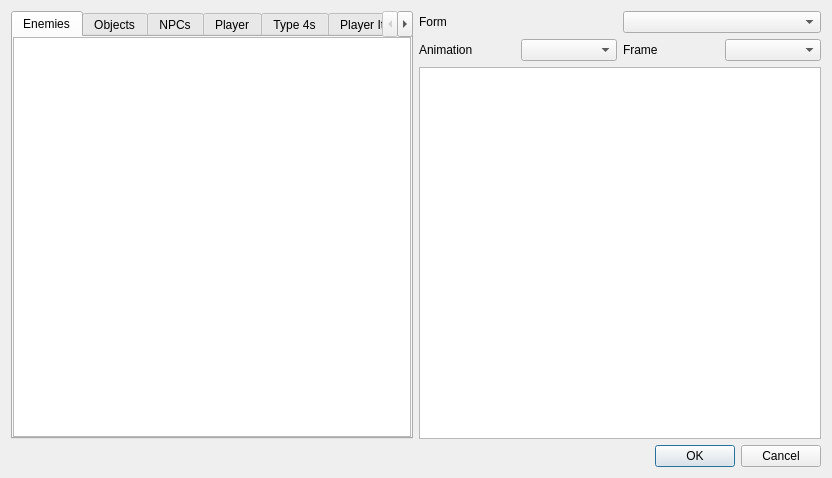
<?xml version="1.0" encoding="UTF-8"?>
<ui version="4.0">
 <class>SpriteEditor</class>
 <widget class="QDialog" name="SpriteEditor">
  <property name="geometry">
   <rect>
    <x>0</x>
    <y>0</y>
    <width>832</width>
    <height>478</height>
   </rect>
  </property>
  <property name="windowTitle">
   <string>Text Editor</string>
  </property>
  <layout class="QVBoxLayout" name="verticalLayout">
   <item>
    <layout class="QHBoxLayout" name="horizontalLayout">
     <item>
      <widget class="QTabWidget" name="tabWidget">
       <property name="currentIndex">
        <number>0</number>
       </property>
       <widget class="QWidget" name="tab">
        <attribute name="title">
         <string>Enemies</string>
        </attribute>
        <layout class="QVBoxLayout" name="verticalLayout_3">
         <property name="margin">
          <number>0</number>
         </property>
         <item>
          <widget class="QListWidget" name="enemy_list"/>
         </item>
        </layout>
       </widget>
       <widget class="QWidget" name="tab_2">
        <attribute name="title">
         <string>Objects</string>
        </attribute>
        <layout class="QVBoxLayout" name="verticalLayout_4">
         <property name="margin">
          <number>0</number>
         </property>
         <item>
          <widget class="QListWidget" name="object_list"/>
         </item>
        </layout>
       </widget>
       <widget class="QWidget" name="tab_3">
        <attribute name="title">
         <string>NPCs</string>
        </attribute>
        <layout class="QVBoxLayout" name="verticalLayout_5">
         <property name="margin">
          <number>0</number>
         </property>
         <item>
          <widget class="QListWidget" name="npc_list"/>
         </item>
        </layout>
       </widget>
       <widget class="QWidget" name="tab_4">
        <attribute name="title">
         <string>Player</string>
        </attribute>
        <layout class="QVBoxLayout" name="verticalLayout_6">
         <property name="margin">
          <number>0</number>
         </property>
         <item>
          <widget class="QListWidget" name="player_list"/>
         </item>
        </layout>
       </widget>
       <widget class="QWidget" name="tab_5">
        <attribute name="title">
         <string>Type 4s</string>
        </attribute>
        <layout class="QVBoxLayout" name="verticalLayout_7">
         <property name="margin">
          <number>0</number>
         </property>
         <item>
          <widget class="QListWidget" name="type_4s_list"/>
         </item>
        </layout>
       </widget>
       <widget class="QWidget" name="tab_6">
        <attribute name="title">
         <string>Player Items</string>
        </attribute>
        <layout class="QVBoxLayout" name="verticalLayout_8">
         <property name="margin">
          <number>0</number>
         </property>
         <item>
          <widget class="QListWidget" name="player_items_list"/>
         </item>
        </layout>
       </widget>
      </widget>
     </item>
     <item>
      <layout class="QVBoxLayout" name="verticalLayout_2">
       <item>
        <layout class="QVBoxLayout" name="verticalLayout_9">
         <item>
          <layout class="QHBoxLayout" name="horizontalLayout_2">
           <item>
            <widget class="QLabel" name="label_3">
             <property name="text">
              <string>Form</string>
             </property>
            </widget>
           </item>
           <item>
            <widget class="QComboBox" name="form_index"/>
           </item>
          </layout>
         </item>
         <item>
          <layout class="QHBoxLayout" name="horizontalLayout_3">
           <item>
            <widget class="QLabel" name="label">
             <property name="text">
              <string>Animation</string>
             </property>
            </widget>
           </item>
           <item>
            <widget class="QComboBox" name="anim_index"/>
           </item>
           <item>
            <widget class="QLabel" name="label_2">
             <property name="text">
              <string>Frame</string>
             </property>
            </widget>
           </item>
           <item>
            <widget class="QComboBox" name="frame_index"/>
           </item>
          </layout>
         </item>
        </layout>
       </item>
       <item>
        <widget class="QGraphicsView" name="sprite_graphics_view"/>
       </item>
      </layout>
     </item>
    </layout>
   </item>
   <item>
    <widget class="QDialogButtonBox" name="buttonBox">
     <property name="orientation">
      <enum>Qt::Horizontal</enum>
     </property>
     <property name="standardButtons">
      <set>QDialogButtonBox::Cancel|QDialogButtonBox::Ok</set>
     </property>
    </widget>
   </item>
  </layout>
 </widget>
 <resources/>
 <connections>
  <connection>
   <sender>buttonBox</sender>
   <signal>accepted()</signal>
   <receiver>SpriteEditor</receiver>
   <slot>accept()</slot>
   <hints>
    <hint type="sourcelabel">
     <x>248</x>
     <y>254</y>
    </hint>
    <hint type="destinationlabel">
     <x>157</x>
     <y>274</y>
    </hint>
   </hints>
  </connection>
  <connection>
   <sender>buttonBox</sender>
   <signal>rejected()</signal>
   <receiver>SpriteEditor</receiver>
   <slot>reject()</slot>
   <hints>
    <hint type="sourcelabel">
     <x>316</x>
     <y>260</y>
    </hint>
    <hint type="destinationlabel">
     <x>286</x>
     <y>274</y>
    </hint>
   </hints>
  </connection>
 </connections>
</ui>
